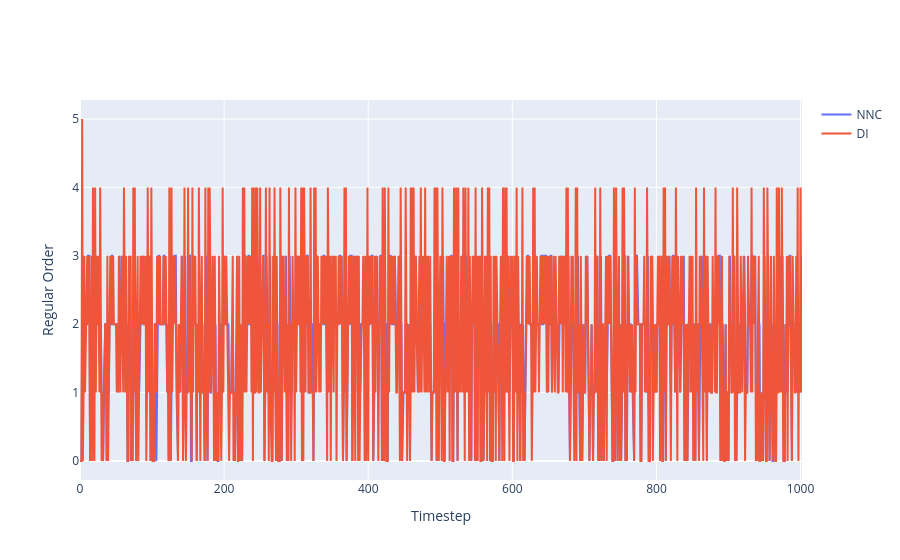

The notebook cell this image was saved under:
### Code cell
a = go.Scatter(y=[x.item() for x in nn_qr], name='NNC')
b = go.Scatter(y=di_qr, name='DI')
fig = go.Figure([a,b])
fig.layout.xaxis.title = 'Timestep'
fig.layout.yaxis.title = 'Regular Order'
fig

### Figure 1 — Plotly figure (JSON) as saved in the notebook; plotly's stock layout.template omitted (floating-point values rounded to 4 significant figures; data arrays with more than 128 entries replaced by an {"elided": "..."} marker saying what was removed)
{"data": [{"name": "NNC", "type": "scatter", "y": {"elided": "1003 int values"}}, {"name": "DI", "type": "scatter", "y": {"elided": "1002 int values"}}], "layout": {"xaxis": {"title": {"text": "Timestep"}}, "yaxis": {"title": {"text": "Regular Order"}}}}
